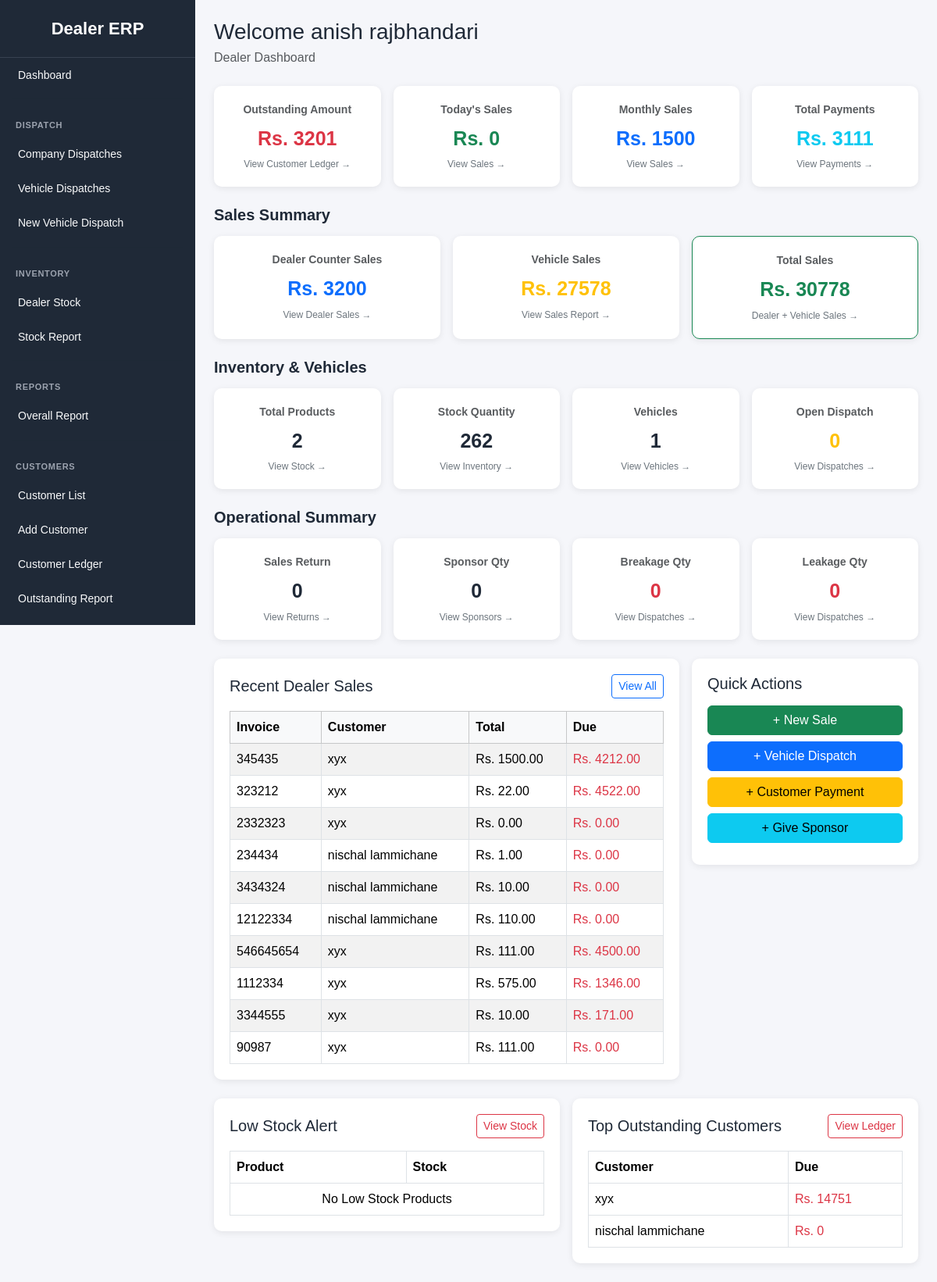
/dashboard/dealer/ (signed in), run on an earlier commit of the app's database.
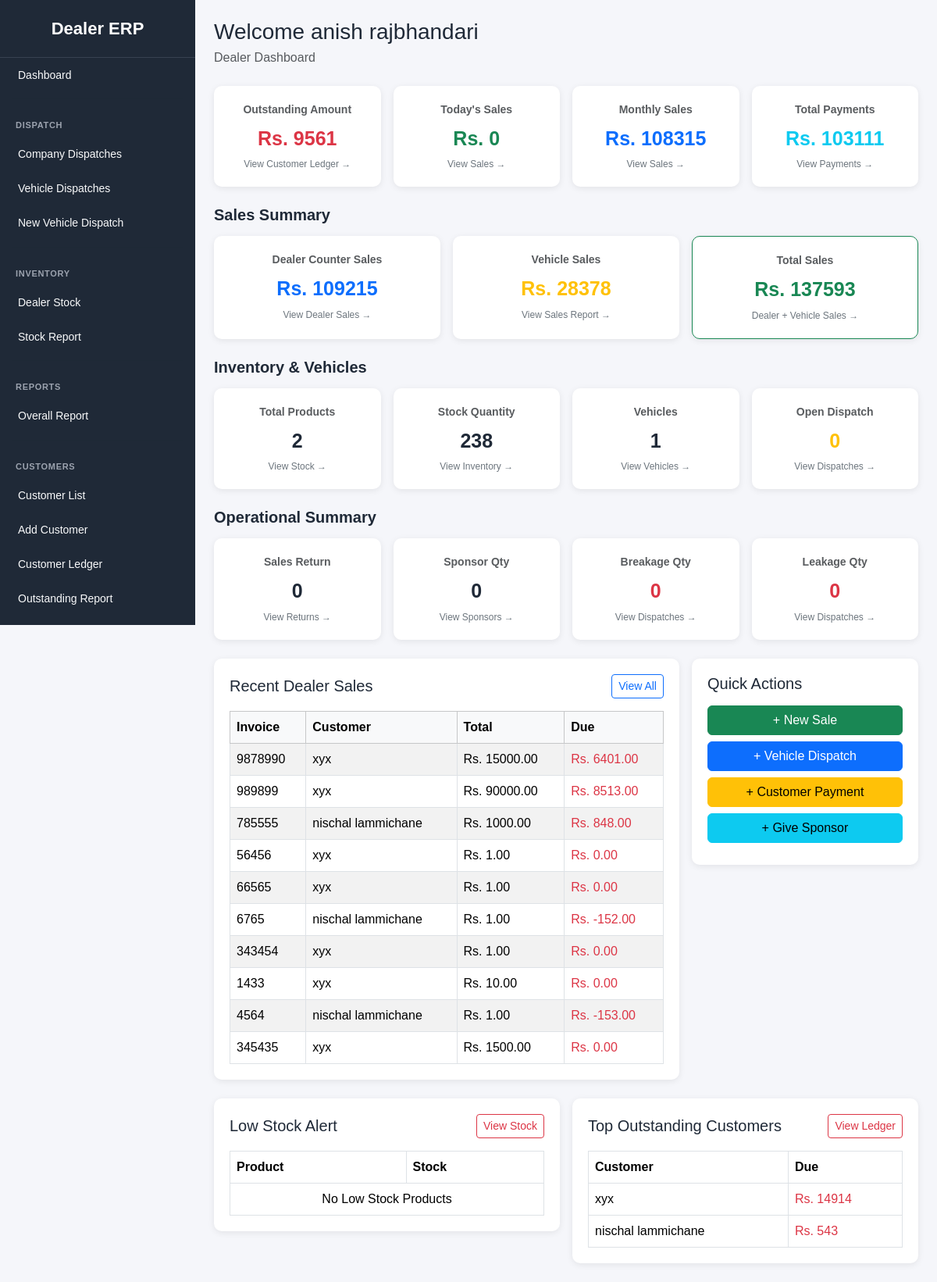
And on a later commit of the database.
### dealer_portal/models.py (models this page shows, shortened)
class DealerSale(models.Model):
    dealer = models.ForeignKey(
        Dealer,
        on_delete=models.CASCADE
    )
    customer = models.ForeignKey(
    DealerCustomer,
    on_delete=models.CASCADE,
    related_name='sales'
    )
    invoice_no = models.CharField(
        max_length=100,
        unique=True
    )
    sale_date = models.DateField()
    total_amount = models.DecimalField(
        max_digits=12,
        decimal_places=2,
        default=0
    )
    paid_amount = models.DecimalField(
        max_digits=12,
        decimal_places=2,
        default=0
    )
    due_amount = models.DecimalField(
        max_digits=12,
        decimal_places=2,
        default=0
    )

class DealerCustomer(models.Model):
    dealer = models.ForeignKey(Dealer, on_delete=models.CASCADE)
    name = models.CharField(max_length=200)
    phone = models.CharField(max_length=20, blank=True, null=True)
    email = models.EmailField(blank=True, null=True)   # ADD THIS
    address = models.TextField(blank=True, null=True)
    opening_balance = models.DecimalField(
        max_digits=12,
        decimal_places=2,
        default=0
    )
    is_active = models.BooleanField(default=True)   # ADD THIS
    created_at = models.DateTimeField(auto_now_add=True)

### dashboard/views.py (the view)
@login_required
def dealer_dashboard(request):
    try:
        profile = DealerProfile.objects.get(
            admin_user=request.user
        )
        dealer = profile.dealer
    except DealerProfile.DoesNotExist:
        return redirect("login")
    today = timezone.localdate()
    customer_ledger_balances = (
    DealerCustomerLedger.objects
    .filter(
        customer__dealer=dealer
    )
    .values("customer_id")
    .annotate(
        customer_debit=Sum("debit"),
        customer_credit=Sum("credit"),
    )
)
    current_balance = Decimal("0")
    for customer_balance in customer_ledger_balances:
        customer_debit = (
            customer_balance["customer_debit"]
            or Decimal("0")
        )
        customer_credit = (
            customer_balance["customer_credit"]
            or Decimal("0")
        )
        customer_balance_amount = (
            customer_debit - customer_credit
        )
        if customer_balance_amount > Decimal("0"):
            current_balance += customer_balance_amount
    vehicle_today_sales = (
        VehicleDispatchSale.objects.filter(
            dispatch__dealer=dealer,
            created_at__date=today
        ).aggregate(
            total=Sum("amount")
        )["total"]
        or Decimal("0")
    )
    vehicle_month_sales = (
        VehicleDispatchSale.objects.filter(
            dispatch__dealer=dealer,
            created_at__year=today.year,
            created_at__month=today.month
        ).aggregate(
            total=Sum("amount")
        )["total"]
        or Decimal("0")
    )
    vehicle_total_sales = (
        VehicleDispatchSale.objects.filter(
            dispatch__dealer=dealer
        ).aggregate(
            total=Sum("amount")
        )["total"]
        or Decimal("0")
    )
    dealer_today_sales = (
        DealerSale.objects.filter(
            dealer=dealer,
            sale_date=today
        ).aggregate(
            total=Sum("total_amount")
        )["total"]
        or Decimal("0")
    )
    dealer_month_sales = (
        DealerSale.objects.filter(
            dealer=dealer,
            sale_date__year=today.year,
            sale_date__month=today.month
        ).aggregate(
            total=Sum("total_amount")
        )["total"]
        or Decimal("0")
    )
    dealer_total_sales = (
        DealerSale.objects.filter(
            dealer=dealer
        ).aggregate(
            total=Sum("total_amount")
        )["total"]
        or Decimal("0")
    )
    today_sales = (
        dealer_today_sales
        + vehicle_today_sales
    )
    month_sales = (
        dealer_month_sales
        + vehicle_month_sales
    )
    total_sales = (
        dealer_total_sales
        + vehicle_total_sales
    )
    total_payments = (
        DealerCustomerPayment.objects.filter(
            dealer=dealer
        ).aggregate(
            total=Sum("amount")
        )["total"]
        or Decimal("0")
    )
    total_returns = (
        DealerSalesReturn.objects.filter(
            dealer=dealer
        ).aggregate(
            total=Sum("total_return_amount")
        )["total"]
        or Decimal("0")
    )
    total_products = (
        DealerStock.objects.filter(
            dealer=dealer
        ).count()
    )
    total_stock_qty = (
        DealerStock.objects.filter(
            dealer=dealer
        )
        .aggregate(
            total=Sum("quantity")
        )["total"]
        or Decimal("0")
    )
    total_vehicles = (
        DealerVehicle.objects.filter(
            dealer=dealer
        ).count()
    )
    open_dispatches = (
        VehicleDispatch.objects.filter(
            dealer=dealer,
            status="OPEN"
        ).count()
    )
    sponsor_qty = (
        DealerSponsor.objects.filter(
            dealer=dealer
        )
        .aggregate(
            total=Sum("quantity")
        )["total"]
        or Decimal("0")
    )
    breakage_qty = (
        VehicleTripItem.objects.filter(
            trip__dispatch__dealer=dealer
        )
        .aggregate(
            total=Sum("breakage_qty")
        )["total"]
        or Decimal("0")
    )
    leakage_qty = (
        VehicleTripItem.objects.filter(
            trip__dispatch__dealer=dealer
        )
        .aggregate(
            total=Sum("leakage_qty")
        )["total"]
        or Decimal("0")
    )
    recent_sales = (
        DealerSale.objects.filter(
            dealer=dealer
        )
        .select_related("customer")
        .order_by(
            "-sale_date",
            "-id"
        )[:10]
    )
    low_stock = (
        DealerStock.objects.filter(
            dealer=dealer,
            quantity__lte=10
        )
        .select_related("product")
        .order_by("quantity")
    )
    top_due_customers = (
        DealerCustomer.objects.filter(
            dealer=dealer
        )
        .annotate(
            total_due=Sum(
                "sales__due_amount"
            )
        )
        .order_by(
            "-total_due"
        )[:5]
    )
    context = {
        "dealer": dealer,
        "current_balance": current_balance,
        "dealer_today_sales": dealer_today_sales,
        "vehicle_today_sales": vehicle_today_sales,
        "today_sales": today_sales,
        "dealer_month_sales": dealer_month_sales,
        "vehicle_month_sales": vehicle_month_sales,
        "month_sales": month_sales,
        "dealer_total_sales": dealer_total_sales,
        "vehicle_total_sales": vehicle_total_sales,
        "total_sales": total_sales,
        "total_payments": total_payments,
        "total_returns": total_returns,
        "total_products": total_products,
        "total_stock_qty": total_stock_qty,
        "total_vehicles": total_vehicles,
        "open_dispatches": open_dispatches,
        "sponsor_qty": sponsor_qty,
        "breakage_qty": breakage_qty,
        "leakage_qty": leakage_qty,
        "recent_sales": recent_sales,
        "low_stock": low_stock,
        "top_due_customers": top_due_customers,
    }
    return render(
        request,
        "dashboard/dealer/dashboard.html",
        context
    )

### accounts/context_processors.py (called while the page is built)
def user_permissions(request):
    permissions = {}
    if request.user.is_authenticated:
        perms = ModulePermission.objects.filter(
            user=request.user
        )
        for p in perms:
            permissions[p.module] = p
    return {
        'user_permissions': permissions
    }

### templates/dashboard/dealer/dashboard.html (shortened to what the changed rows need)
{% extends 'dashboard/dealer_base.html' %}
{% block content %}
<div class="row g-3">
    <div class="col-xl-3 col-md-6">
        <a href="{% url 'dealer_customer_ledger_list' %}"
           class="dashboard-card">
            <div class="card-box text-center">
                <div class="dashboard-card-title text-muted">
                    Outstanding Amount
                </div>
                <div class="dashboard-card-value text-danger">
                    Rs. {{ current_balance }}
                </div>
                <div class="dashboard-card-link">
                    View Customer Ledger →
                </div>
            </div>
        </a>
    </div>
    <div class="col-xl-3 col-md-6">
        <a href="{% url 'dealer_sale_list' %}"
           class="dashboard-card">
            <div class="card-box text-center">
                <div class="dashboard-card-title text-muted">
                    Monthly Sales
                </div>
                <div class="dashboard-card-value text-primary">
                    Rs. {{ month_sales }}
                </div>
                <div class="dashboard-card-link">
                    View Sales →
                </div>
            </div>
        </a>
    </div>
    <div class="col-xl-3 col-md-6">
        <a href="{% url 'dealer_customer_payment_list' %}"
           class="dashboard-card">
            <div class="card-box text-center">
                <div class="dashboard-card-title text-muted">
                    Total Payments
                </div>
                <div class="dashboard-card-value text-info">
                    Rs. {{ total_payments }}
                </div>
                <div class="dashboard-card-link">
                    View Payments →
                </div>
            </div>
        </a>
    </div>
</div>
<br>
<div class="row g-3">
    <div class="col-lg-4 col-md-6">
        <a href="{% url 'dealer_sale_list' %}"
           class="dashboard-card">
            <div class="card-box text-center">
                <div class="dashboard-card-title text-muted">
                    Dealer Counter Sales
                </div>
                <div class="dashboard-card-value text-primary">
                    Rs. {{ dealer_total_sales }}
                </div>
                <div class="dashboard-card-link">
                    View Dealer Sales →
                </div>
            </div>
        </a>
    </div>
    <div class="col-lg-4 col-md-6">
        <a href="{% url 'dealer_sales_report' %}"
           class="dashboard-card">
            <div class="card-box text-center">
                <div class="dashboard-card-title text-muted">
                    Vehicle Sales
                </div>
                <div class="dashboard-card-value text-warning">
                    Rs. {{ vehicle_total_sales }}
                </div>
                <div class="dashboard-card-link">
                    View Sales Report →
                </div>
            </div>
        </a>
    </div>
    <div class="col-lg-4 col-md-12">
        <a href="{% url 'dealer_sales_report' %}"
           class="dashboard-card">
            <div class="card-box text-center border border-success">
                <div class="dashboard-card-title text-muted">
                    Total Sales
                </div>
                <div class="dashboard-card-value text-success">
                    Rs. {{ total_sales }}
                </div>
                <div class="dashboard-card-link">
                    Dealer + Vehicle Sales →
                </div>
            </div>
        </a>
    </div>
</div>
<br>
<div class="row g-3">
    <div class="col-xl-3 col-md-6">
        <a href="{% url 'dealer_stock_list' %}"
           class="dashboard-card">
            <div class="card-box text-center">
                <div class="dashboard-card-title text-muted">
                    Stock Quantity
                </div>
                <div class="dashboard-card-value">
                    {{ total_stock_qty }}
                </div>
                <div class="dashboard-card-link">
                    View Inventory →
                </div>
            </div>
        </a>
    </div>
</div>
<br>
<br>
<div class="row g-3">
    <div class="col-lg-8">
        <div class="card-box">
            <div class="table-responsive">
                <table class="table table-striped table-bordered mb-0">
                    <thead class="table-light">
                        <tr>
                            <th>Invoice</th>
                            <th>Customer</th>
                            <th>Total</th>
                            <th>Due</th>
                        </tr>
                    </thead>
                    <tbody>
                    {% for sale in recent_sales %}
                        <tr>
                            <td>
                                {{ sale.invoice_no }}
                            </td>
                            <td>
                                {{ sale.customer.name }}
                            </td>
                            <td>
                                Rs. {{ sale.total_amount }}
                            </td>
                            <td class="text-danger">
                                Rs. {{ sale.due_amount }}
                            </td>
                        </tr>
                    {% endfor %}
                    </tbody>
                </table>
            </div>
        </div>
    </div>
</div>
<br>
<div class="row g-3">
    <div class="col-lg-6">
        <div class="card-box">
            <div class="table-responsive">
                <table class="table table-bordered mb-0">
                    <thead>
                        <tr>
                            <th>Product</th>
                            <th>Stock</th>
                        </tr>
                    </thead>
                </table>
            </div>
        </div>
    </div>
    <div class="col-lg-6">
        <div class="card-box">
            <div class="table-responsive">
                <table class="table table-bordered mb-0">
                    <thead>
                        <tr>
                            <th>Customer</th>
                            <th>Due</th>
                        </tr>
                    </thead>
                    <tbody>
                    {% for customer in top_due_customers %}
                        <tr>
                            <td>
                                {{ customer.name }}
                            </td>
                            <td class="text-danger">
                                Rs. {{ customer.total_due|default:0 }}
                            </td>
                        </tr>
                    {% endfor %}
                    </tbody>
                </table>
            </div>
        </div>
    </div>
</div>
{% endblock %}

What changed in the data, as far as the page shows it:
no longer on this page (row edited): DealerSale: invoice_no "323212", customer.name "xyx", total_amount "22.00", due_amount "4522.00"
no longer on this page (row unchanged): DealerSale: invoice_no "2332323", customer.name "xyx", total_amount "0.00", due_amount "0.00"
no longer on this page (row unchanged): DealerSale: invoice_no "234434", customer.name "nischal lammichane", total_amount "1.00", due_amount "0.00"
no longer on this page (row unchanged): DealerSale: invoice_no "3434324", customer.name "nischal lammichane", total_amount "10.00", due_amount "0.00"
no longer on this page (row unchanged): DealerSale: invoice_no "12122334", customer.name "nischal lammichane", total_amount "110.00", due_amount "0.00"
no longer on this page (row edited): DealerSale: invoice_no "546645654", customer.name "xyx", total_amount "111.00", due_amount "4500.00"
no longer on this page (row edited): DealerSale: invoice_no "1112334", customer.name "xyx", total_amount "575.00", due_amount "1346.00"
no longer on this page (row edited): DealerSale: invoice_no "3344555", customer.name "xyx", total_amount "10.00", due_amount "171.00"
no longer on this page (row unchanged): DealerSale: invoice_no "90987", customer.name "xyx", total_amount "111.00", due_amount "0.00"
added DealerSale: invoice_no "9878990", customer.name "xyx", total_amount "15000.00", due_amount "6401.00"
added DealerSale: invoice_no "989899", customer.name "xyx", total_amount "90000.00", due_amount "8513.00"
added DealerSale: invoice_no "785555", customer.name "nischal lammichane", total_amount "1000.00", due_amount "848.00"
added DealerSale: invoice_no "56456", customer.name "xyx", total_amount "1.00", due_amount "0.00"
added DealerSale: invoice_no "66565", customer.name "xyx", total_amount "1.00", due_amount "0.00"
added DealerSale: invoice_no "6765", customer.name "nischal lammichane", total_amount "1.00", due_amount "-152.00"
added DealerSale: invoice_no "343454", customer.name "xyx", total_amount "1.00", due_amount "0.00"
added DealerSale: invoice_no "1433", customer.name "xyx", total_amount "10.00", due_amount "0.00"
added DealerSale: invoice_no "4564", customer.name "nischal lammichane", total_amount "1.00", due_amount "-153.00"
changed DealerSale (number 10 of 10 on the later page): due_amount "4212.00" → "0.00"
computed for DealerCustomer "xyx": total_due "14751" → "14914"
computed for DealerCustomer "nischal lammichane": total_due "0" → "543"
Also different on the page:
{{ current_balance }}: "3201" → "9561"
{{ month_sales }}: "1500" → "108315"
{{ total_payments }}: "3111" → "103111"
{{ dealer_total_sales }}: "3200" → "109215"
{{ vehicle_total_sales }}: "27578" → "28378"
{{ total_sales }}: "30778" → "137593"
{{ total_stock_qty }}: "262" → "238"
